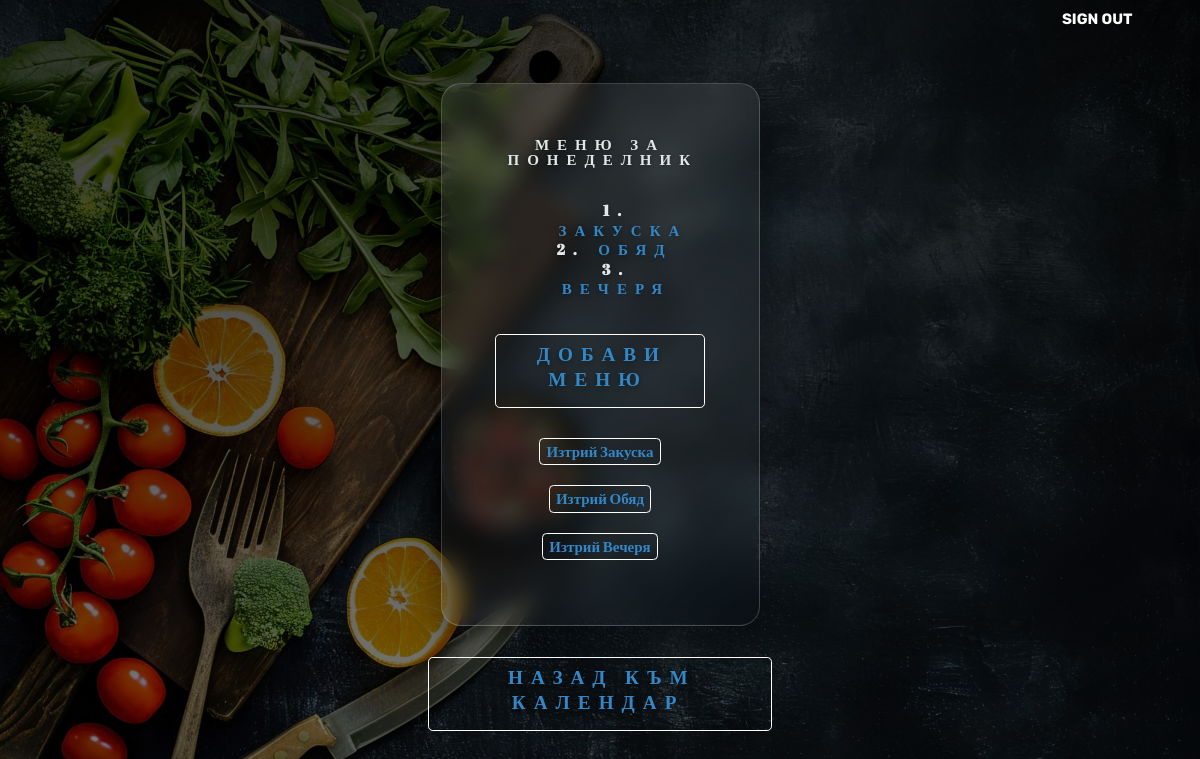
The app's page /menu/1/ (signed in) with its own data.
### menu_planning/planning/models.py (models this page shows, shortened)
class Day(models.Model):
    name = models.CharField(max_length=10)

class Meal(models.Model):
    day = models.ForeignKey(Day, on_delete=models.PROTECT, related_name='meals')
    name = models.CharField(max_length=20)

### menu_planning/planning/views.py (the view, shortened to what this page needs)
# urls.py: path('menu/<int:pk>/', views.MenuView.as_view(), name='menu'),
class MenuView(CustomLoginRequiredMixin, ErrorRedirectMixin, views.DetailView):
    model = Day
    template_name = 'menu.html'
    context_object_name = 'day'
    def get_context_data(self, **kwargs):
        context = super().get_context_data(**kwargs)
        context['meals'] = Meal.objects.filter(day=self.object)
        return context

### menu_planning/users/mixins.py (called while the page is built, shortened)
    def dispatch(self, request, *args, **kwargs):
        if request.user.is_superuser:
            return super().dispatch(request, *args, **kwargs)

    def dispatch(self, request, *args, **kwargs):
        if not self.request.user.is_authenticated:
            return self.handle_no_permission()
        return super().dispatch(request, *args, **kwargs)

### templates/menu.html (shortened to what this page needs)
{% extends 'navbar.html' %}
{% load static %}
{% block header %}
<section id="index-headline">
    <div class="index-message">
        <div class="plant-card">
            <h1>Меню за {{ day.name }}</h1><br>
                <h1>
                    <ol>
                         {% for meal in meals %}
                            <li><a href="{% url 'dishes' meal.id %}"><span>{{ meal.name }}</span></a></li>
                    {% empty %}
                        <span>Няма налични ястия за този ден.</span>
                    {% endfor %}
                    </ol>
                </h1>
            <br>
<button>
    <h1>
        <a href="{% url 'create_meal' day.id %}"><span>Добави меню</span></a>
    </h1>
</button>
            <br><br>
    {% for meal in meals %}
        <h1>
    <button><a href="{% url 'delete_meal' pk=meal.id %}"><span>Изтрий {{ meal.name }}</span></a></button>
        {% empty %}
        </h1>
{% endfor %}
        </div>
        <br>
        <button>
            <h1><a href="{% url 'home' %}"><span>Назад към календар</span></a></h1>
        </button>
        <br>
    </div>
</section>
{% endblock header %}

### static/css/landing.css (style rules this page uses)
body { height: 100%; color: white; }
button { color: white; padding: 5px 25px; background-color: inherit; border: none; border-radius: 50px; cursor: pointer; transition: all 0.3s ease; }

### static/css/main.css (style rules this page uses)
html { font-family: Arial, sans-serif; font-size: 16px; box-sizing: border-box; }
*, *::before, *::after { margin: 0 auto; padding: 0; box-sizing: inherit; line-height: 1.3; }
h1, h2, h4, h5, h6 { padding: 0.2em 1rem; }
p, div { margin: 0 1em 0.5em 1em; }
ol, ul { margin: 0 1rem; }
li { list-style-position: inside; }
button { font-weight: bold; padding: 0.2em; margin: 0.2em; border: 1px solid white; border-radius: 0.3em; background-color: transparent; }
a { margin: 0.2em; text-decoration: none; font-weight: bold; color: initial; }
#index-headline { width: auto; justify-content: right; padding: 25px 15px 20px; position: relative; box-sizing: border-box; text-align: center; }
#index-headline .index-message { display: inline-block; z-index: 999; margin: 0 auto; left: 0; top: 40%; text-align: center; width: 30% }
.index-message h1 { color: #ffffff; font-size: 120%; line-height: 1; font-weight: 700; letter-spacing: 8px; word-spacing: normal; text-transform: uppercase; text-shadow: 0 2px 5px rgba(0, 0, 0, 0.3); font-family: 'Abril Fatface', cursive; }
.plant-card { background: linear-gradient(135deg, rgba(255, 255, 255, 0.1), rgba(255, 255, 255, 0)); backdrop-filter: blur(10px); -webkit-backdrop-filter: blur(10px); border-radius: 20px; border: 1px solid rgba(255, 255, 255, 0.18); box-shadow: 0 8px 32px rgba(0, 0, 0, 0.37); margin-top: 20px; padding: 50px; background-position: right 35% bottom 45%; box-sizing: border-box; float: inherit; height: auto; }
.plant-card>h3, .plant-card>h1 { color: #E2E8EA; text-align: center; }
.plant-card>h1 { font-size: 15px; }

### static/css/navigation.css (style rules this page uses)
body { background: linear-gradient(rgba(0, 0, 0, 0.76), rgba(0, 0, 0, 0.5)), url('food_board_2.jpg'); background-attachment: fixed; background-size: cover; }
h1 span { color: #3387C7; }

### records on screen
Day: name "ПОНЕДЕЛНИК"
Meal: name "ЗАКУСКА", name "Закуска"
Meal: name "ОБЯД", name "Обяд"
Meal: name "ВЕЧЕРЯ", name "Вечеря"
